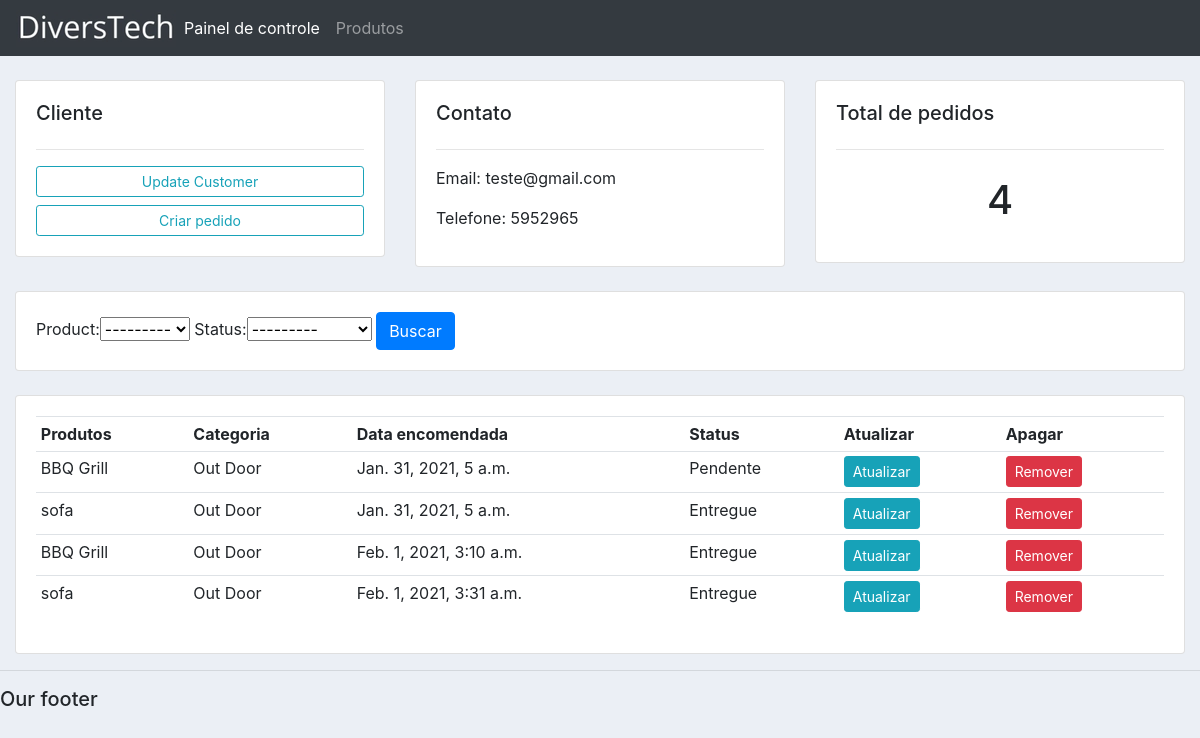
Page /customer/2/ on the earlier database version.
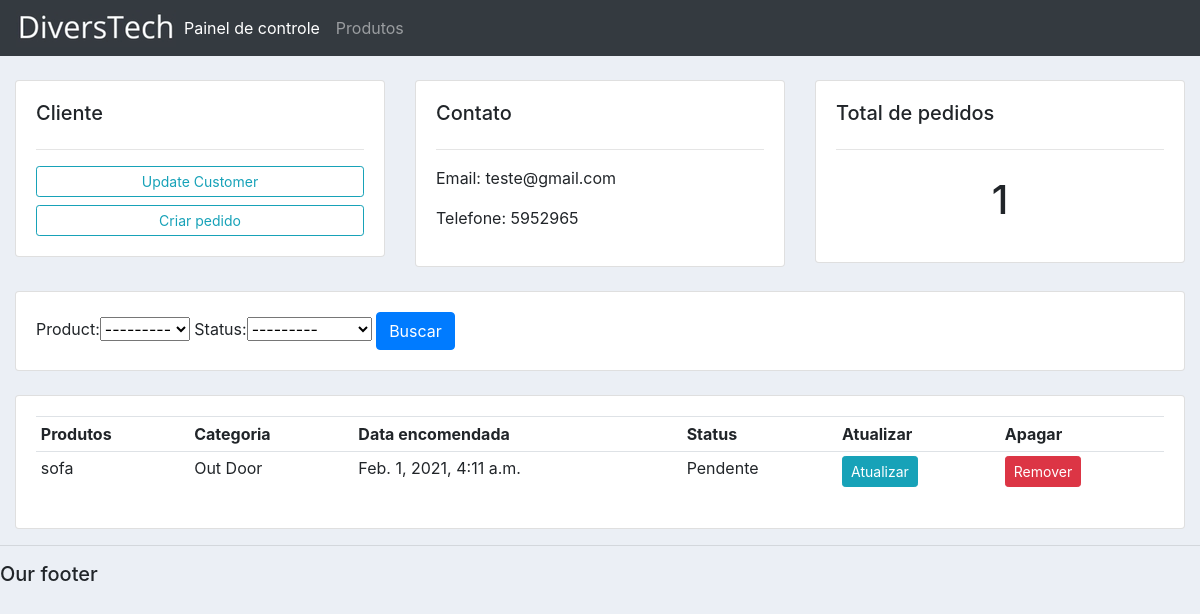
Same page on the later database version.
### contas/models.py (models this page shows, shortened)
class Order(models.Model):
	STATUS = (
			('Pendente', 'Pendente'),
			('Encaminhado', 'Encaminhado'),
			('Entregue', 'Entregue'),
			)
	customer = models.ForeignKey(Customer, null=True, on_delete= models.SET_NULL)
	product = models.ForeignKey(Product, null=True, on_delete= models.SET_NULL)
	date_created = models.DateTimeField(auto_now_add=True, null=True)
	status = models.CharField(max_length=200, null=True, choices=STATUS)

class Product(models.Model):
	CATEGORY = (
			('Indoor', 'Indoor'),
			('Out Door', 'Out Door'),
			)
	name = models.CharField(max_length=200, null=True)
	price = models.FloatField(null=True)
	category = models.CharField(max_length=200, null=True, choices=CATEGORY)
	description = models.CharField(max_length=200, null=True, blank=True)
	date_created = models.DateTimeField(auto_now_add=True, null=True)
	tags = models.ManyToManyField(Tag)
	def __str__(self):
		return self.name

### contas/views.py (the view)
# urls.py: path('customer/<str:pk_test>/', views.customer, name="customer"),
def customer(request, pk_test):
    customer = Customer.objects.get(id=pk_test)
    orders = customer.order_set.all()
    order_count = orders.count()
    myFilter = OrderFilter(request.GET, queryset=orders)
    orders = myFilter.qs
    context = {'customer':customer, 'orders':orders, 'order_count':order_count,'myFilter': myFilter}
    return render(request, 'contas/customer.html',context)

### contas/templates/contas/customer.html
{%  extends 'contas/main.html' %}
{% block content %}
	<br>
<div class="row">
	<div class="col-md">
		<div class="card card-body">
			<h5>Cliente</h5>
			<hr>
			<a class="btn btn-outline-info  btn-sm btn-block" href="">Update Customer</a>
			<a class="btn btn-outline-info  btn-sm btn-block"
			href="{% url 'create_order' customer.id%}">Criar pedido</a>
		</div>
	</div>
	<div class="col-md">
		<div class="card card-body">
			<h5>Contato</h5>
			<hr>
			<p>Email: {{customer.email}}</p>
			<p>Telefone: {{customer.phone}}</p>
		</div>
	</div>
	<div class="col-md">
		<div class="card card-body">
			<h5>Total de pedidos</h5>
			<hr>
			<h1 style="text-align: center;padding: 10px">{{order_count}}</h1>
		</div>
	</div>
</div>
<br>
<div class="row">
	<div class="col">
		<div class="card card-body">
			<form method="get">
				{{myFilter.form}}
		    <button class="btn btn-primary" type="submit">Buscar</button>
		  </form>
		</div>
	</div>
</div>
<br>
<div class="row">
	<div class="col-md">
		<div class="card card-body">
			<table class="table table-sm">
				<tr>
					<th>Produtos</th>
					<th>Categoria</th>
					<th>Data encomendada</th>
					<th>Status</th>
					<th>Atualizar</th>
					<th>Apagar</th>
				</tr>
				{% for order in orders %}
				<tr>
					<td>{{order.product}}</td>
					<td>{{order.product.category}}</td>
					<td>{{order.date_created}}</td>
					<td>{{order.status}}</td>
					<td><a class="btn btn-sm btn-info" href="{% url 'update_order' order.id%}">Atualizar</a></td>
					<td><a class="btn btn-sm btn-danger" href="{% url 'delete_order' order.id%}">Remover</a></td>
				</tr>
				{% endfor %}
			</table>
		</div>
	</div>
</div>
{% endblock %}

Differences in the rows shown:
removed Order: product "BBQ Grill", product.category "Out Door", date_created "Jan. 31, 2021, 5 a.m.", status "Pendente"
removed Order: product "sofa", product.category "Out Door", date_created "Jan. 31, 2021, 5 a.m.", status "Entregue"
removed Order: product "BBQ Grill", product.category "Out Door", date_created "Feb. 1, 2021, 3:10 a.m.", status "Entregue"
removed Order: product "sofa", product.category "Out Door", date_created "Feb. 1, 2021, 3:31 a.m.", status "Entregue"
added Order: product "sofa", product.category "Out Door", date_created "Feb. 1, 2021, 4:11 a.m.", status "Pendente"
Other differences:
{{ order_count }}: "4" → "1"
